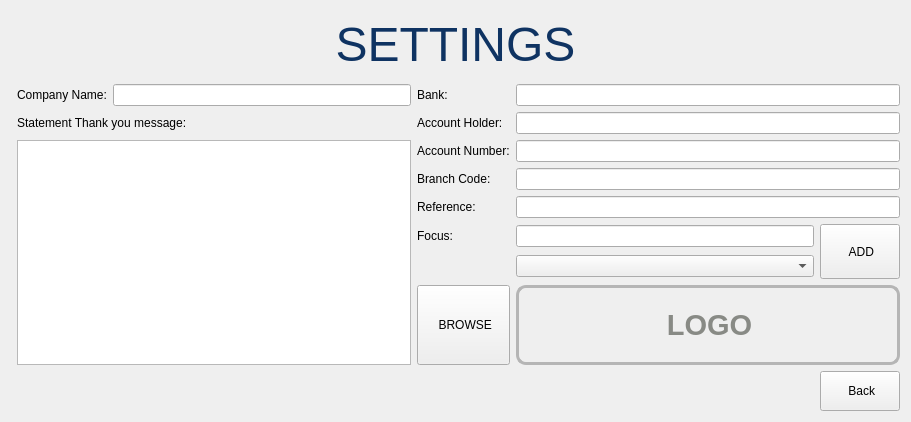
<?xml version="1.0" encoding="UTF-8"?>
<ui version="4.0">
 <class>SettingsUI</class>
 <widget class="QWidget" name="SettingsUI">
  <property name="geometry">
   <rect>
    <x>0</x>
    <y>0</y>
    <width>911</width>
    <height>422</height>
   </rect>
  </property>
  <property name="minimumSize">
   <size>
    <width>911</width>
    <height>422</height>
   </size>
  </property>
  <property name="maximumSize">
   <size>
    <width>911</width>
    <height>422</height>
   </size>
  </property>
  <property name="windowTitle">
   <string>Settings</string>
  </property>
  <layout class="QGridLayout" name="gridLayout">
   <item row="3" column="5" colspan="2">
    <widget class="QLineEdit" name="usrAccHold"/>
   </item>
   <item row="7" column="5">
    <widget class="QLineEdit" name="usrFocus"/>
   </item>
   <item row="3" column="3" colspan="2">
    <widget class="QLabel" name="label_4">
     <property name="text">
      <string>Account Holder:</string>
     </property>
    </widget>
   </item>
   <item row="9" column="5" colspan="2">
    <widget class="QLabel" name="companyLogo">
     <property name="minimumSize">
      <size>
       <width>200</width>
       <height>80</height>
      </size>
     </property>
     <property name="styleSheet">
      <string notr="true">border: 3px solid;
border-color: rgb(181, 181, 181);
border-radius: 10px;</string>
     </property>
     <property name="text">
      <string>&lt;html&gt;&lt;head/&gt;&lt;body&gt;&lt;p align=&quot;center&quot;&gt;&lt;span style=&quot; font-size:22pt; font-weight:600; color:#888a85;&quot;&gt;LOGO&lt;/span&gt;&lt;/p&gt;&lt;/body&gt;&lt;/html&gt;</string>
     </property>
    </widget>
   </item>
   <item row="9" column="3" colspan="2">
    <widget class="QPushButton" name="btnBrowse">
     <property name="minimumSize">
      <size>
       <width>0</width>
       <height>80</height>
      </size>
     </property>
     <property name="text">
      <string> BROWSE</string>
     </property>
     <property name="icon">
      <iconset>
       <normaloff>Resources/search.png</normaloff>Resources/search.png</iconset>
     </property>
    </widget>
   </item>
   <item row="6" column="3" colspan="2">
    <widget class="QLabel" name="label_9">
     <property name="text">
      <string>Reference:</string>
     </property>
    </widget>
   </item>
   <item row="5" column="5" colspan="2">
    <widget class="QLineEdit" name="usrBankCode"/>
   </item>
   <item row="2" column="2">
    <widget class="QLineEdit" name="companyName"/>
   </item>
   <item row="2" column="3">
    <widget class="QLabel" name="label_3">
     <property name="text">
      <string>Bank:</string>
     </property>
    </widget>
   </item>
   <item row="4" column="5" colspan="2">
    <widget class="QLineEdit" name="usrAccNum"/>
   </item>
   <item row="4" column="3" colspan="2">
    <widget class="QLabel" name="label_7">
     <property name="text">
      <string>Account Number:</string>
     </property>
    </widget>
   </item>
   <item row="2" column="5" colspan="2">
    <widget class="QLineEdit" name="usrButton"/>
   </item>
   <item row="7" column="3">
    <widget class="QLabel" name="label_11">
     <property name="text">
      <string>Focus:</string>
     </property>
    </widget>
   </item>
   <item row="3" column="1" colspan="2">
    <widget class="QLabel" name="label_10">
     <property name="text">
      <string>Statement Thank you message:</string>
     </property>
    </widget>
   </item>
   <item row="0" column="0" rowspan="2" colspan="7">
    <widget class="QLabel" name="label">
     <property name="text">
      <string>&lt;html&gt;&lt;head/&gt;&lt;body&gt;&lt;p align=&quot;center&quot;&gt;&lt;span style=&quot; font-size:36pt; color:#0f3362;&quot;&gt;SETTINGS&lt;/span&gt;&lt;/p&gt;&lt;/body&gt;&lt;/html&gt;</string>
     </property>
    </widget>
   </item>
   <item row="6" column="5" colspan="2">
    <widget class="QLineEdit" name="usrRef"/>
   </item>
   <item row="2" column="1">
    <widget class="QLabel" name="label_2">
     <property name="text">
      <string>Company Name:</string>
     </property>
    </widget>
   </item>
   <item row="5" column="3" colspan="2">
    <widget class="QLabel" name="label_8">
     <property name="text">
      <string>Branch Code:</string>
     </property>
    </widget>
   </item>
   <item row="7" column="6" rowspan="2">
    <widget class="QPushButton" name="btnAdd">
     <property name="minimumSize">
      <size>
       <width>0</width>
       <height>55</height>
      </size>
     </property>
     <property name="text">
      <string> ADD</string>
     </property>
     <property name="icon">
      <iconset>
       <normaloff>Resources/add.png</normaloff>Resources/add.png</iconset>
     </property>
     <property name="iconSize">
      <size>
       <width>13</width>
       <height>13</height>
      </size>
     </property>
    </widget>
   </item>
   <item row="4" column="1" rowspan="6" colspan="2">
    <widget class="QTextEdit" name="usrMessage"/>
   </item>
   <item row="8" column="5">
    <widget class="QComboBox" name="listFocus"/>
   </item>
   <item row="10" column="6">
    <widget class="QPushButton" name="btnBack">
     <property name="minimumSize">
      <size>
       <width>0</width>
       <height>40</height>
      </size>
     </property>
     <property name="text">
      <string> Back</string>
     </property>
     <property name="icon">
      <iconset>
       <normaloff>Resources/back.png</normaloff>Resources/back.png</iconset>
     </property>
    </widget>
   </item>
  </layout>
 </widget>
 <resources/>
 <connections/>
</ui>
